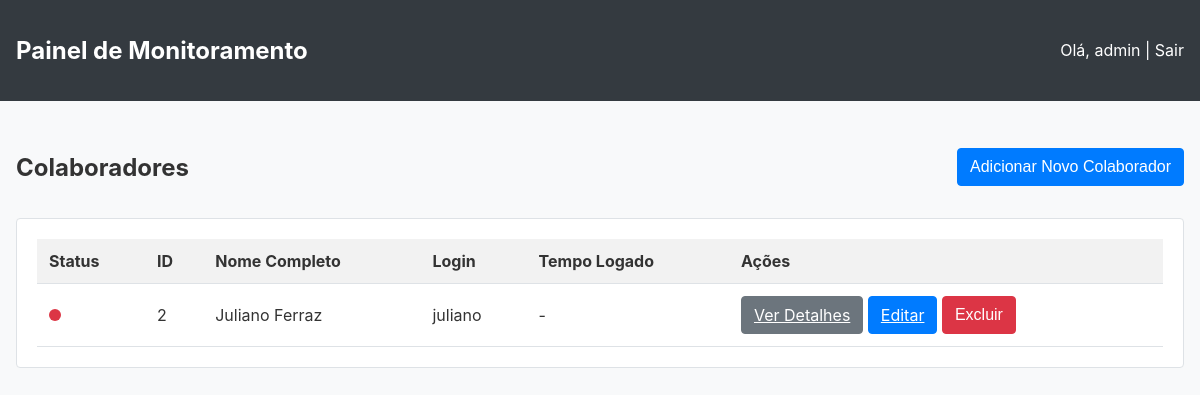
The page /dashboard (signed in) on the database its author committed.
### app/models.py (models this page shows, shortened)
class User(db.Model, UserMixin):
    id = db.Column(db.Integer, primary_key=True)
    username = db.Column(db.String(64), index=True, unique=True)
    password_hash = db.Column(db.String(128))
    full_name = db.Column(db.String(120))
    is_admin = db.Column(db.Boolean, default=False)
    work_sessions = db.relationship('WorkSession', backref='employee', lazy='dynamic')

### app/routes.py (the view)
@main.route('/')
@main.route('/dashboard')
@login_required
def dashboard():
    if not current_user.is_admin: return redirect(url_for('main.login'))
    page = request.args.get('page', 1, type=int)
    employees = User.query.filter_by(is_admin=False).paginate(page=page, per_page=10)
    return render_template('dashboard.html', title='Dashboard', employees=employees)

### app/models.py (called while the page is built)
@login_manager.user_loader
def load_user(user_id):
    return User.query.get(int(user_id))

### app/templates/dashboard.html (shortened to what this page needs)
{% extends "base.html" %}
{% block content %}
<div style="display: flex; justify-content: space-between; align-items: center; margin-bottom: 1rem;">
    <h2>Colaboradores</h2>
    <button id="show-add-form-btn" class="btn btn-primary">Adicionar Novo Colaborador</button>
</div>
<div class="card">
    <div class="card-body">
        <table>
            <thead>
                <tr>
                    <th>Status</th>
                    <th>ID</th>
                    <th>Nome Completo</th>
                    <th>Login</th>
                    <th>Tempo Logado</th>
                    <th>Ações</th>
                </tr>
            </thead>
            <tbody>
                {% for employee in employees.items %}
                <tr data-userid="{{ employee.id }}">
                    <td><span class="status-dot status-offline" id="status-{{ employee.id }}"></span></td>
                    <td>{{ employee.id }}</td>
                    <td>{{ employee.full_name }}</td>
                    <td>{{ employee.username }}</td>
                    <td id="timer-{{ employee.id }}">-</td>
                    <td>
                        <a href="{{ url_for('main.employee_details', user_id=employee.id) }}" class="btn btn-secondary">Ver Detalhes</a>
                        <a href="{{ url_for('main.edit_employee', user_id=employee.id) }}" class="btn btn-primary">Editar</a>
                        <form action="{{ url_for('main.delete_employee', user_id=employee.id) }}" method="post" style="display:inline;" onsubmit="return confirm('Tem certeza que deseja excluir este usuário e todos os seus dados? Esta ação é irreversível.');">
                            <button type="submit" class="btn btn-danger">Excluir</button>
                        </form>
                    </td>
                </tr>
                {% endfor %}
            </tbody>
        </table>
    </div>
</div>
{% endblock %}

### app/templates/base.html (shortened to what this page needs)
<!doctype html>
<html lang="pt-br">
  <head>
  </head>
  <body>
    {% if current_user.is_authenticated and current_user.is_admin %}
    <nav class="navbar">
      <a href="{{ url_for('main.dashboard') }}"><h1>Painel de Monitoramento</h1></a>
      <div>
        <span>Olá, {{ current_user.username }}</span> |
        <a href="{{ url_for('main.logout') }}">Sair</a>
      </div>
    </nav>
    {% endif %}
    <main class="container">
      {% block content %}{% endblock %}
    </main>
  </body>
</html>

### app/templates/base.html (style rules this page uses)
body { font-family: -apple-system, BlinkMacSystemFont, "Segoe UI", Roboto, "Helvetica Neue", Arial, sans-serif; background-color: #f8f9fa; color: #333; margin: 0; }
.navbar { background-color: #343a40; padding: 1rem; color: white; display: flex; justify-content: space-between; align-items: center; }
.navbar a { color: white; text-decoration: none; }
.container { max-width: 1200px; margin: 2rem auto; padding: 0 1rem; }
.card { background: white; border: 1px solid #dee2e6; border-radius: 0.25rem; margin-bottom: 1.5rem; }
.card-body { padding: 1.25rem; }
.btn { display: inline-block; font-weight: 400; color: #212529; text-align: center; vertical-align: middle; cursor: pointer; background-color: transparent; border: 1px solid transparent; padding: 0.375rem 0.75rem; font-size: 1rem; line-height: 1.5; border-radius: 0.25rem; }
.btn-primary { color: #fff; background-color: #007bff; border-color: #007bff; }
.btn-danger { color: #fff; background-color: #dc3545; border-color: #dc3545; }
.btn-secondary { color: #fff; background-color: #6c757d; border-color: #6c757d; }
table { width: 100%; border-collapse: collapse; }
th, td { padding: 0.75rem; text-align: left; border-bottom: 1px solid #dee2e6; }
th { background-color: #f2f2f2; }
.status-dot { height: 12px; width: 12px; border-radius: 50%; display: inline-block; }
.status-offline { background-color: #dc3545; }

### rows shown on the page
User: username "admin"
User: id "2", full_name "Juliano Ferraz", username "juliano"
